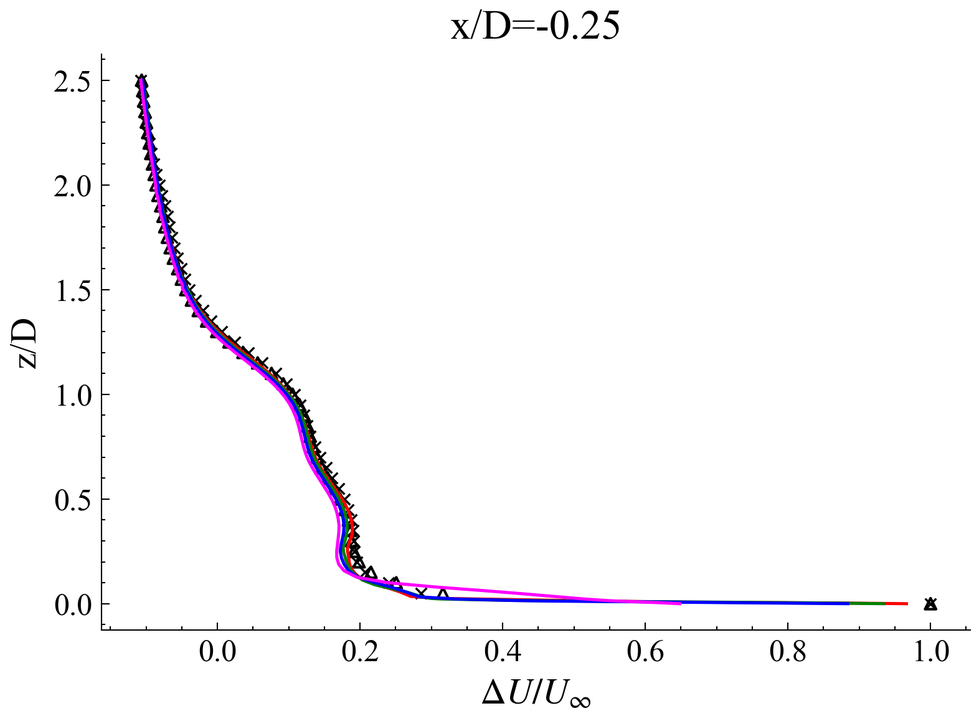
#> input picture results/img/ml_results/deficit/ml_models_comparison/velocity/velocity_deficit_x_-0.25D.png, 979 x 721 px, shrunk from 1572 x 1157 before the run; its folder holds 4 pictures in this run
$ python unify_pictures.py
#> lines starting #> are read from the running program, lines starting #| are printed output that depends on the picture
import matplotlib.pyplot as plt
import PIL.Image as Image
import glob
import re
from natsort import natsorted
from matplotlib.gridspec import GridSpec
import scienceplots
plt.style.use(['science', 'ieee'])
plt.rcParams['figure.dpi'] = 300
plt.rcParams['figure.figsize'] = (6, 4)
plt.rcParams['font.size'] = 18
plt.rcParams['axes.labelsize'] = 14
plt.rcParams['axes.titlesize'] = 16
plt.rcParams['legend.fontsize'] = 14
plt.rcParams['xtick.labelsize'] = 12
plt.rcParams['ytick.labelsize'] = 12
plt.rcParams['lines.linewidth'] = 1.2
plt.rcParams['lines.markersize'] = 4
plt.rcParams['legend.loc'] = 'best'
plt.rcParams['legend.frameon'] = False
plt.rcParams['axes.spines.top'] = False
plt.rcParams['axes.spines.right'] = False
plt.rcParams['xtick.top'] = False
plt.rcParams['ytick.right'] = False

# Load the images
path = r"D:\File uni\Dottorato\NUT_regression\results\img\ml_results\11ms\deficit\ml_models_comparison\velocity"
image_files = glob.glob(path + "/*D.png")

def _extract_x_value(fname: str):
    # try pattern like _x_0.25D or _x_0,25D
    m = re.search(r'_x_([-+]?\d+[.,]?\d*)D', fname)
    if m:
        s = m.group(1).replace(',', '.')
        try:
            return float(s)
        except ValueError:
            pass
    # fallback: last numeric group before 'D'
    m2 = re.search(r'([-+]?\d+[.,]?\d*)D', fname)
    if m2:
        s = m2.group(1).replace(',', '.')
        try:
            return float(s)
        except ValueError:
            pass
    return float('inf')

# sort by numeric x value extracted from filename (ascending)
image_files = sorted(image_files, key=_extract_x_value)
images = [Image.open(f) for f in image_files]
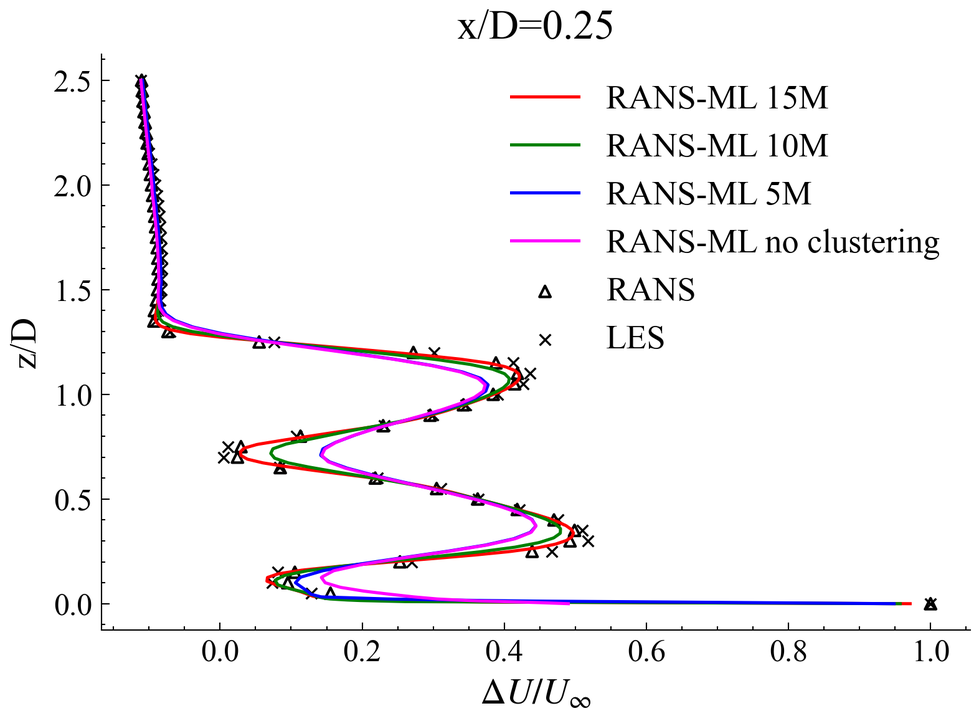
#> input picture results/img/ml_results/deficit/ml_models_comparison/velocity/velocity_deficit_x_0.25D.png, 979 x 721 px, shrunk from 1572 x 1157 before the run
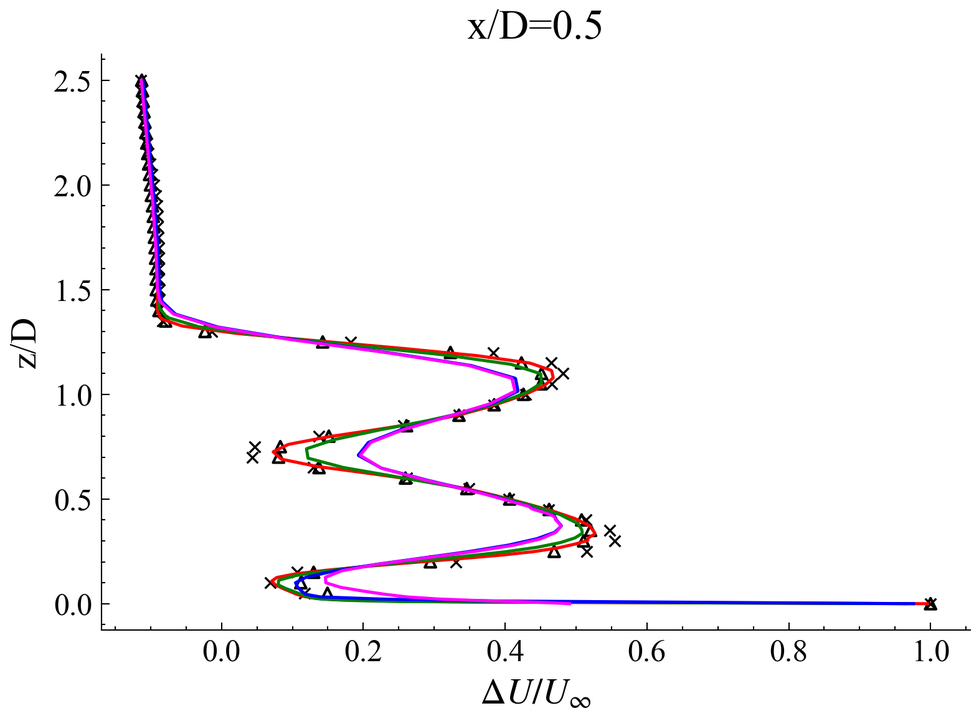
#> input picture results/img/ml_results/deficit/ml_models_comparison/velocity/velocity_deficit_x_0.5D.png, 979 x 721 px, shrunk from 1572 x 1157 before the run
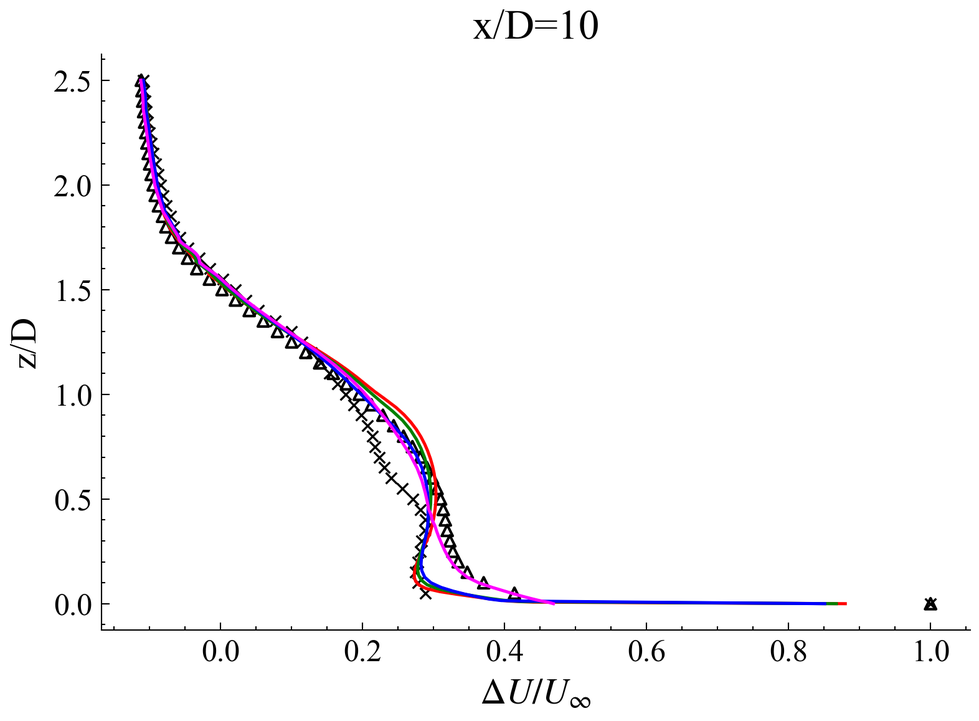
#> input picture results/img/ml_results/deficit/ml_models_comparison/velocity/velocity_deficit_x_10D.png, 979 x 721 px, shrunk from 1572 x 1157 before the run
#> images = 4 items

# Create a figure to display the images with different columns per row
# Change these two variables to set different numbers of columns
top_cols = 6
bottom_cols = 6
max_cols = max(top_cols, bottom_cols)
fig = plt.figure(figsize=(15, 3), dpi=300)
gs = GridSpec(2, max_cols, figure=fig, hspace=0.005, wspace=0.02)

axes = []
# top row: create `top_cols` axes
for i in range(top_cols):
    ax = fig.add_subplot(gs[0, i])
    axes.append(ax)
# bottom row: create `bottom_cols` axes and center them if fewer than max
start = (max_cols - bottom_cols) // 2
for i in range(bottom_cols):
    ax = fig.add_subplot(gs[1, start + i])
    axes.append(ax)

# Assign images explicitly to top and bottom rows so bottom row is centered
top_images = images[:top_cols]
#> top_images = 4 items
bottom_images = images[top_cols:top_cols + bottom_cols]
#> bottom_images = []

top_axes = axes[:top_cols]
bottom_axes = axes[top_cols:top_cols + bottom_cols]

for ax, img in zip(top_axes, top_images):
    ax.imshow(img)
    ax.axis('off')
#> this loop made 4 passes

for ax, img in zip(bottom_axes, bottom_images):
    ax.imshow(img)
    ax.axis('off')
#> this loop made 0 passes

plt.subplots_adjust(hspace=0.01, left=0.02, right=0.98, top=0.98, bottom=0.02)
plt.tight_layout()
plt.savefig(r"D:\File uni\Dottorato\NUT_regression\results\img\ml_results\11ms\deficit\ml_models_comparison\velocity\comparison.png", bbox_inches='tight')
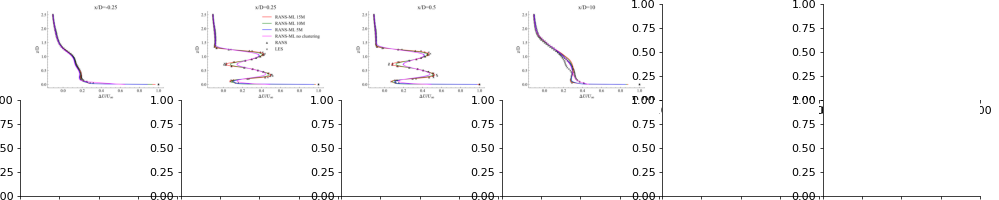
#> figure drawn by matplotlib, 4 panels
plt.close()
